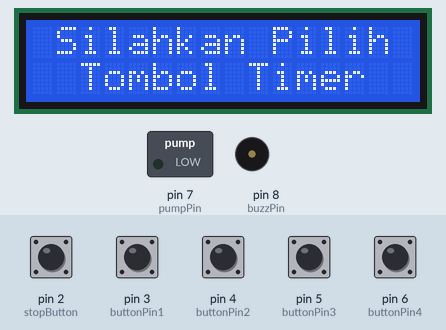
This program was run on a simulated Arduino Uno, built with avr-gcc and run on an emulated ATmega328P. Parts: 16×2 character LCD, switched loads named in the program (green lamp = pin HIGH), buzzer (waves = sounding, pin HIGH). Inputs (shaded band) come from the test bench; at power-on: pin 2 (stopButton), pin 3 (buttonPin1), pin 4 (buttonPin2), pin 5 (buttonPin3), pin 6 (buttonPin4) HIGH.

Above: at 3.2 s.
3.3 s: pin 2 (stopButton) pulled LOW for 0.15 s
At 4.5 s:
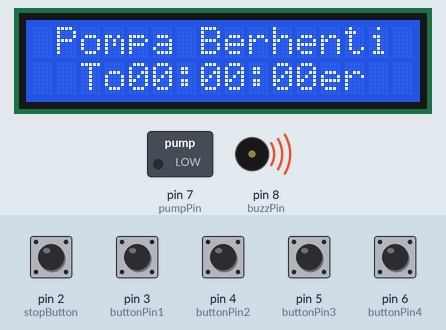
6.4 s: pin 3 (buttonPin1) pulled LOW for 0.15 s
At 7.0 s:
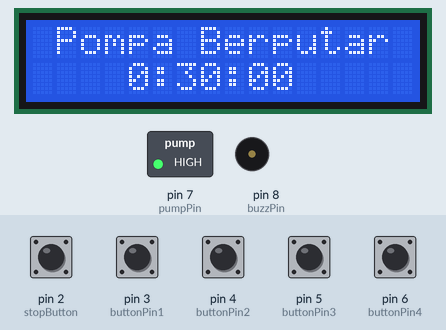
9.5 s: pin 2 (stopButton) pulled LOW for 1 s
At 10.2 s:
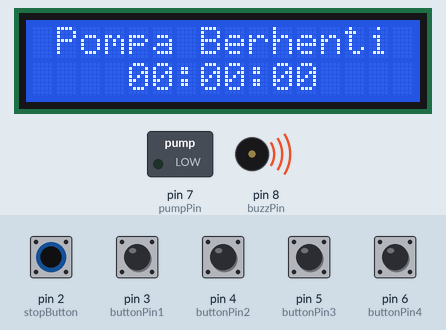
13.0 s: pin 4 (buttonPin2) pulled LOW for 0.15 s
At 13.4 s:
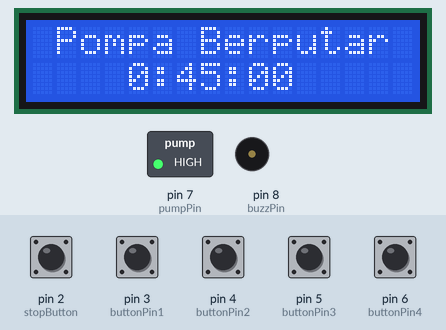
Timing chart, 0 to 16.0 s (numbered marks = the images above; inputs shaded):
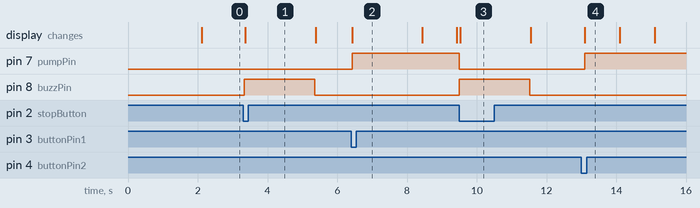

Measured:
- after the input at 3.3 s, pin 8 (buzzPin): LOW → HIGH at once, → LOW 2.0 s later; the display: changes after 0.06 s (image 1)
- after the input at 6.4 s, pin 7 (pumpPin): LOW → HIGH at once; the display: changes at once (image 2)
- after the input at 9.5 s, pin 7 (pumpPin): HIGH → LOW at once; pin 8 (buzzPin): LOW → HIGH at once, → LOW 2.0 s later; the display: changes at once (image 3)
- after the input at 13.0 s, pin 7 (pumpPin): LOW → HIGH after 0.09 s; the display: changes after 0.10 s (image 4)

The program:

main.cpp
```cpp
#include <Arduino.h>
#include <LiquidCrystal_I2C.h>
LiquidCrystal_I2C lcd(0x27, 16, 2);
const int stopButton = 2;
const int buttonPin1 = 3; // Pin untuk tombol 1
const int buttonPin2 = 4; // Pin untuk tombol 2
const int buttonPin3 = 5;
const int buttonPin4 = 6;
const int pumpPin = 7; // Pin untuk kontrol motor DC
const int buzzPin = 8;
int buttonState1 = HIGH;
int buttonState2 = HIGH;
int buttonState3 = HIGH;
int buttonState4 = HIGH;
int stopState = HIGH;
unsigned long ms_from_start = 0;
unsigned long current_ms = 0;
unsigned long interval1 = 100;
unsigned long pumpStartTime = 0;
unsigned long counter = 0;
bool pumpRunning = false;
unsigned long value = 0;

void pump_off()
{
  digitalWrite(pumpPin, LOW);
  digitalWrite(buzzPin, HIGH);
  pumpRunning = false;
  lcd.setCursor(1,0);
  lcd.print("Pompa Berhenti");
  lcd.setCursor(4, 1);
  lcd.print("00:00:00"); // Tampilkan waktu mundur ke 00:00:00
  delay(2000);
  digitalWrite(buzzPin, LOW);
}

void pump_on(unsigned long counter)
{
  lcd.clear();
  lcd.setCursor(1,0);
  lcd.print("Pompa Berputar");
  digitalWrite(pumpPin, HIGH);
  pumpStartTime = millis();
  pumpRunning = true;
  unsigned long startTime = millis();
  unsigned long remainingTime = 0;
  while (remainingTime <= counter)
  {
    unsigned long currentTime = millis();
    remainingTime = counter - (currentTime - startTime);
    if (remainingTime % 1000 == 0 || remainingTime == 0)
    {
      unsigned long seconds = remainingTime / 1000;
      unsigned long minutes = seconds / 60;
      unsigned long hours = minutes / 60;
      seconds = seconds % 60;
      minutes = minutes % 60;

      lcd.setCursor(4, 1);
      lcd.print(hours);
      lcd.print(":");
      if (minutes < 10)
        lcd.print("0");
      lcd.print(minutes);
      lcd.print(":");
      if (seconds < 10)
        lcd.print("0");
      lcd.print(seconds);
    }
    if (digitalRead(stopButton) == LOW)
    {
      pump_off();
      break; // Keluar dari loop jika tombol stop ditekan
    }
  }
}

void setup()
{
  // Serial.begin(9600);
  lcd.init();
  lcd.backlight();
  pinMode(buttonPin1, INPUT_PULLUP); // Mengatur pin tombol 1 sebagai input dengan pull-up resistor
  pinMode(buttonPin2, INPUT_PULLUP); // Mengatur pin tombol 2 sebagai input dengan pull-up resistor
  pinMode(buttonPin3, INPUT_PULLUP);
  pinMode(buttonPin4, INPUT_PULLUP);
  pinMode(stopButton, INPUT_PULLUP);
  pinMode(pumpPin, OUTPUT); // Mengatur pin motor sebagai output
  pinMode(buzzPin, OUTPUT);
  lcd.setCursor(1, 0);
  lcd.print("Filtrasi Minyak");
  lcd.setCursor(4,1);
  lcd.print("Otomatis");
  delay(2000);
  lcd.clear();
}

void loop()
{
  lcd.setCursor(1,0);
  lcd.print("Silahkan Pilih");
  lcd.setCursor(2,1);
  lcd.print("Tombol Timer");
  ms_from_start = millis();
  if (ms_from_start - current_ms > interval1)
  {
    buttonState1 = digitalRead(buttonPin1);
    buttonState2 = digitalRead(buttonPin2);
    buttonState3 = digitalRead(buttonPin3);
    buttonState4 = digitalRead(buttonPin4);
    stopState = digitalRead(stopButton); // Memeriksa status tombol stop di setiap iterasi loop
    current_ms = ms_from_start;
  }

  if (stopState == LOW)
  {
    pump_off(); // Mematikan pompa jika tombol stop ditekan
  }
  else if (buttonState1 == LOW && !pumpRunning)
  {
    counter = 1800000;
    pump_on(counter);
  }
  else if (buttonState2 == LOW && !pumpRunning)
  {
    counter = 2700000;
    pump_on(counter);
  }
  else if (buttonState3 == LOW && !pumpRunning)
  {
    counter = 3600000;
    pump_on(counter);
  }
  else if (buttonState4 == LOW && !pumpRunning)
  {
    counter = 4500000;
    pump_on(counter);
  }

  if (pumpRunning && (ms_from_start - pumpStartTime >= counter))
  {
    pump_off(); // Mematikan pompa setelah waktu yang ditentukan
  }
}
```
